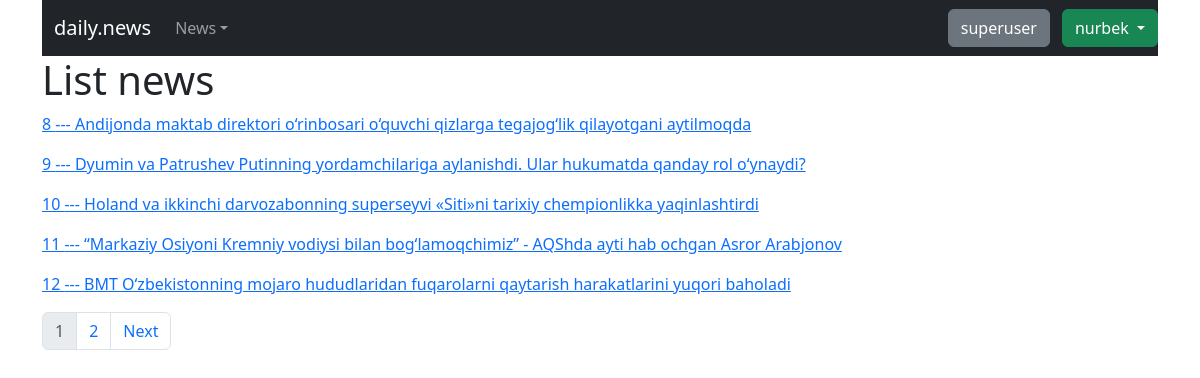
The app's page /news/ (signed in) with its own data.
### app_news/models.py (models this page shows, shortened)
class News(models.Model):
    news_title = models.CharField(max_length=255, unique=True)
    news_description = models.CharField(max_length=255)
    news_image = models.ImageField(upload_to='news/')
    news_content = models.TextField()
    news_category = models.ForeignKey(Category, on_delete=models.CASCADE)
    news_pub_date = models.DateTimeField(auto_now_add=True)
    news_author = models.ForeignKey(get_user_model(), on_delete=models.CASCADE)
    class Meta:
        verbose_name_plural = "News"
        db_table = 'news'

### app_news/views.py (the view)
# urls.py: path('', ListNewsView.as_view(), name='list_news'),
class ListNewsView(ListView):
    template_name = 'news/list_news.html'
    model = News
    paginate_by = 5

### templates/news/list_news.html (shortened to what this page needs)
{% extends 'base.html' %}
{% block content %}
	<h1>List news</h1>
    {% for news in news_list %}
    	<p>
            <a href="{% url 'show_news' news.pk %}">{{news.id}}  ---  {{ news.news_title }}</a>
        </p>
    {% endfor %}
    <ul class="pagination">
        {% for page in paginator %}
            {% if page.number == page_obj.number %}
                <li class="page-item"><a class="page-link disabled" disabled>{{ page.number }}</a></li>
            {% else %}
                <li class="page-item"><a class="page-link" href="{% url 'list_news' %}?page={{ page.number }}">{{ page.number }}</a></li>
            {% endif %}
        {% endfor %}
        {% if page_obj.has_next %}
            <li class="page-item"><a class="page-link" href="{% url 'list_news' %}?page={{ page_obj.next_page_number }}">Next</a></li>
        {% endif %}
    </ul>
{% endblock %}

### templates/base.html (shortened to what this page needs)
<!DOCTYPE html>
<html lang="en">
<head>
    <link href="https://cdn.jsdelivr.net/npm/bootstrap@5.3.3/dist/css/bootstrap.min.css" rel="stylesheet">
</head>
<body>
    <div class="container">
        <nav class="navbar navbar-expand-sm bg-dark navbar-dark">
  <div class="container-fluid">
    <a class="navbar-brand" href="#">daily.news</a>
    <div class="collapse navbar-collapse" id="collapsibleNavbar">
      <ul class="navbar-nav">
          <li class="nav-item dropdown">
              <a class="nav-link dropdown-toggle" href="#" role="button" data-bs-toggle="dropdown">News</a>
            </li>
      </ul>
    </div>
      {% if user.is_superuser %}
          <a href="{% url 'superuser' %}" class="btn btn-secondary">superuser</a>
      {% endif %}
  </div>
            {% if user.is_authenticated %}
    	<div class="dropdown" style="text-align: right;">
          <button type="button" class="btn btn-success dropdown-toggle" data-bs-toggle="dropdown">
            {{ user.username }}
          </button>
        </div>
    {% else %}
        <a href="{% url 'login' %}" class="btn btn-success">Login</a> |
        <a href="{% url 'register' %}" class="btn btn-success">Register</a> |
        <a href="{% url 'password_reset' %}" class="btn btn-danger">Forgot password</a>
    {% endif %}
</nav>
    {% block content %}
    {% endblock %}
    </div>
</body>
</html>

### records on screen
News: id "8", news_title "Andijonda maktab direktori o‘rinbosari o‘quvchi qizlarga tegajog‘lik qilayotgani aytilmoqda"
News: id "9", news_title "Dyumin va Patrushev Putinning yordamchilariga aylanishdi. Ular hukumatda qanday rol o‘ynaydi?"
News: id "10", news_title "Holand va ikkinchi darvozabonning superseyvi «Siti»ni tarixiy chempionlikka yaqinlashtirdi"
News: id "11", news_title "“Markaziy Osiyoni Kremniy vodiysi bilan bog‘lamoqchimiz” - AQShda ayti hab ochgan Asror Arabjonov"
News: id "12", news_title "BMT O‘zbekistonning mojaro hududlaridan fuqarolarni qaytarish harakatlarini yuqori baholadi"

### other values on screen
{{ user.username }} "nurbek"
{{ page.number }} "1"
{{ page.number }} "2"
